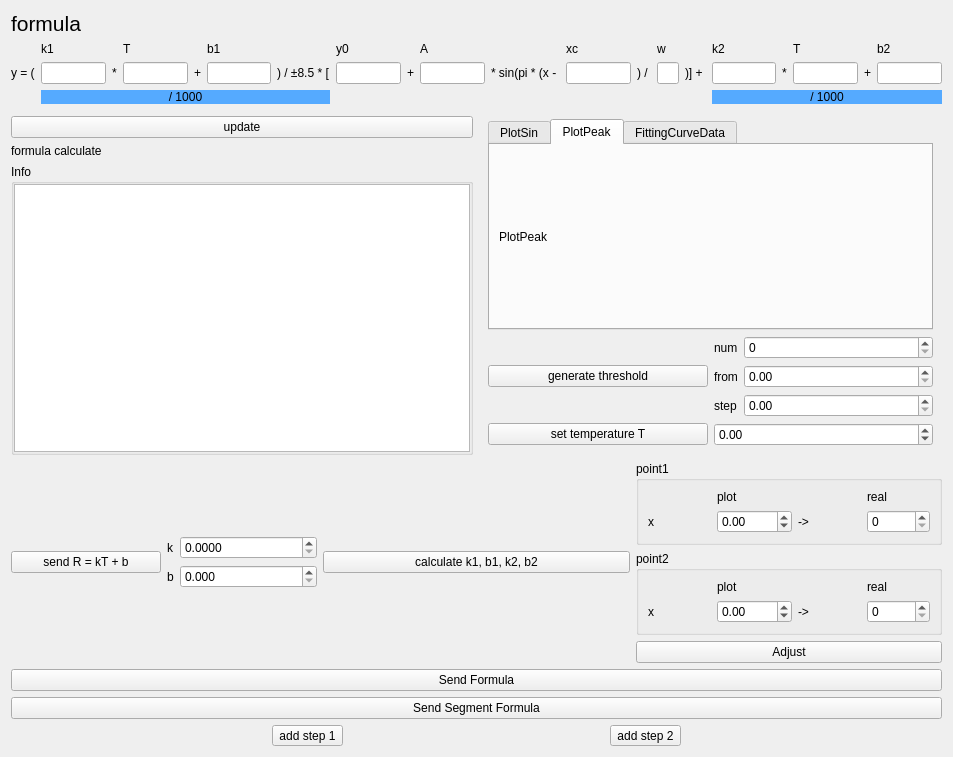
<?xml version="1.0" encoding="UTF-8"?>
<ui version="4.0">
 <class>FormFittingSin</class>
 <widget class="QWidget" name="FormFittingSin">
  <property name="geometry">
   <rect>
    <x>0</x>
    <y>0</y>
    <width>953</width>
    <height>757</height>
   </rect>
  </property>
  <property name="windowTitle">
   <string>FittingSin</string>
  </property>
  <layout class="QGridLayout" name="gridLayout" columnstretch="0,0">
   <item row="6" column="0">
    <widget class="QGroupBox" name="groupBoxSinInfo">
     <property name="title">
      <string>Info</string>
     </property>
     <layout class="QGridLayout" name="gridLayout_5">
      <property name="leftMargin">
       <number>0</number>
      </property>
      <property name="topMargin">
       <number>0</number>
      </property>
      <property name="rightMargin">
       <number>0</number>
      </property>
      <property name="bottomMargin">
       <number>0</number>
      </property>
      <property name="spacing">
       <number>0</number>
      </property>
      <item row="0" column="0">
       <widget class="QTextBrowser" name="textBrowserSinLog"/>
      </item>
     </layout>
    </widget>
   </item>
   <item row="0" column="0" rowspan="2" colspan="2">
    <widget class="QLabel" name="labelFormula">
     <property name="sizePolicy">
      <sizepolicy hsizetype="Preferred" vsizetype="Expanding">
       <horstretch>0</horstretch>
       <verstretch>0</verstretch>
      </sizepolicy>
     </property>
     <property name="font">
      <font>
       <pointsize>16</pointsize>
      </font>
     </property>
     <property name="text">
      <string>formula</string>
     </property>
    </widget>
   </item>
   <item row="4" column="0">
    <widget class="QPushButton" name="btnUpdate">
     <property name="text">
      <string>update</string>
     </property>
    </widget>
   </item>
   <item row="8" column="0" colspan="2">
    <widget class="QPushButton" name="btnSendFormula">
     <property name="text">
      <string>Send Formula</string>
     </property>
    </widget>
   </item>
   <item row="3" column="1" rowspan="4">
    <widget class="QWidget" name="widgetPlotSin" native="true">
     <layout class="QGridLayout" name="gLayPlot">
      <item row="1" column="0">
       <layout class="QHBoxLayout" name="horizontalLayout">
        <item>
         <widget class="QPushButton" name="btnGenerateThreshold">
          <property name="text">
           <string>generate threshold</string>
          </property>
         </widget>
        </item>
        <item>
         <layout class="QFormLayout" name="formLayout">
          <item row="0" column="0">
           <widget class="QLabel" name="labelNum">
            <property name="text">
             <string>num</string>
            </property>
           </widget>
          </item>
          <item row="0" column="1">
           <widget class="QSpinBox" name="spinBoxNum">
            <property name="maximum">
             <number>9999</number>
            </property>
           </widget>
          </item>
          <item row="1" column="0">
           <widget class="QLabel" name="labelStart">
            <property name="text">
             <string>from</string>
            </property>
           </widget>
          </item>
          <item row="1" column="1">
           <widget class="QDoubleSpinBox" name="doubleSpinBoxStart">
            <property name="maximum">
             <double>9999.989999999999782</double>
            </property>
           </widget>
          </item>
          <item row="2" column="0">
           <widget class="QLabel" name="labelStep">
            <property name="text">
             <string>step</string>
            </property>
           </widget>
          </item>
          <item row="2" column="1">
           <widget class="QDoubleSpinBox" name="doubleSpinBoxStep"/>
          </item>
         </layout>
        </item>
       </layout>
      </item>
      <item row="0" column="0">
       <widget class="QTabWidget" name="tabWidget">
        <property name="currentIndex">
         <number>1</number>
        </property>
        <widget class="QWidget" name="tabPlotSin">
         <attribute name="title">
          <string>PlotSin</string>
         </attribute>
         <layout class="QGridLayout" name="gridLayout_2">
          <property name="leftMargin">
           <number>0</number>
          </property>
          <property name="topMargin">
           <number>0</number>
          </property>
          <property name="rightMargin">
           <number>0</number>
          </property>
          <property name="bottomMargin">
           <number>0</number>
          </property>
          <property name="spacing">
           <number>0</number>
          </property>
          <item row="0" column="0">
           <widget class="QLabel" name="labelPlotSin">
            <property name="text">
             <string>PlotSin</string>
            </property>
           </widget>
          </item>
         </layout>
        </widget>
        <widget class="QWidget" name="tabPlotPeak">
         <attribute name="title">
          <string>PlotPeak</string>
         </attribute>
         <layout class="QGridLayout" name="gridLayout_4" rowstretch="1">
          <item row="0" column="2">
           <widget class="QLabel" name="labelPlotPeak">
            <property name="text">
             <string>PlotPeak</string>
            </property>
           </widget>
          </item>
         </layout>
        </widget>
        <widget class="QWidget" name="tabFittingCurveData">
         <attribute name="title">
          <string>FittingCurveData</string>
         </attribute>
         <layout class="QGridLayout" name="gridLayout_3">
          <property name="leftMargin">
           <number>0</number>
          </property>
          <property name="topMargin">
           <number>0</number>
          </property>
          <property name="rightMargin">
           <number>0</number>
          </property>
          <property name="bottomMargin">
           <number>0</number>
          </property>
          <property name="spacing">
           <number>0</number>
          </property>
          <item row="0" column="0">
           <widget class="QTableView" name="tableViewFittingCurveData"/>
          </item>
         </layout>
        </widget>
       </widget>
      </item>
      <item row="5" column="0">
       <layout class="QHBoxLayout" name="hLayGetTemperature">
        <item>
         <widget class="QPushButton" name="btnSetTemperature">
          <property name="text">
           <string>set temperature T</string>
          </property>
         </widget>
        </item>
        <item>
         <widget class="QDoubleSpinBox" name="doubleSpinBoxTemperature">
          <property name="minimum">
           <double>-99.000000000000000</double>
          </property>
         </widget>
        </item>
       </layout>
      </item>
     </layout>
    </widget>
   </item>
   <item row="9" column="0" colspan="2">
    <widget class="QPushButton" name="btnSendSegmentFormula">
     <property name="text">
      <string>Send Segment Formula</string>
     </property>
    </widget>
   </item>
   <item row="2" column="0" colspan="2">
    <layout class="QGridLayout" name="gridLayout_8">
     <item row="1" column="8">
      <widget class="QLabel" name="label_9">
       <property name="text">
        <string>+</string>
       </property>
      </widget>
     </item>
     <item row="0" column="7">
      <widget class="QLabel" name="label_y0">
       <property name="text">
        <string>y0</string>
       </property>
      </widget>
     </item>
     <item row="0" column="19">
      <widget class="QLabel" name="label_T_">
       <property name="text">
        <string>T</string>
       </property>
      </widget>
     </item>
     <item row="1" column="9">
      <widget class="QLineEdit" name="lineEdit_A"/>
     </item>
     <item row="1" column="7">
      <widget class="QLineEdit" name="lineEdit_y0"/>
     </item>
     <item row="1" column="3">
      <widget class="QLineEdit" name="lineEdit_T"/>
     </item>
     <item row="1" column="10">
      <widget class="QLabel" name="label_15">
       <property name="text">
        <string>* sin(pi * (x - </string>
       </property>
      </widget>
     </item>
     <item row="1" column="11">
      <widget class="QLineEdit" name="lineEdit_xc"/>
     </item>
     <item row="1" column="4">
      <widget class="QLabel" name="label_4">
       <property name="text">
        <string>+</string>
       </property>
      </widget>
     </item>
     <item row="1" column="1">
      <widget class="QLineEdit" name="lineEdit_k1"/>
     </item>
     <item row="1" column="16">
      <widget class="QLabel" name="label_17">
       <property name="text">
        <string>)] + </string>
       </property>
      </widget>
     </item>
     <item row="0" column="21">
      <widget class="QLabel" name="label_14">
       <property name="text">
        <string>b2</string>
       </property>
      </widget>
     </item>
     <item row="1" column="19">
      <widget class="QLineEdit" name="lineEdit_T_"/>
     </item>
     <item row="1" column="6">
      <widget class="QLabel" name="label_5">
       <property name="text">
        <string>) / ±8.5 * [</string>
       </property>
      </widget>
     </item>
     <item row="0" column="0">
      <widget class="QLabel" name="label">
       <property name="text">
        <string/>
       </property>
      </widget>
     </item>
     <item row="0" column="9">
      <widget class="QLabel" name="label_A">
       <property name="text">
        <string>A</string>
       </property>
      </widget>
     </item>
     <item row="0" column="1">
      <widget class="QLabel" name="label_3">
       <property name="text">
        <string>k1</string>
       </property>
      </widget>
     </item>
     <item row="0" column="13" colspan="3">
      <widget class="QLabel" name="label_8">
       <property name="text">
        <string>w</string>
       </property>
      </widget>
     </item>
     <item row="0" column="5">
      <widget class="QLabel" name="label_b1">
       <property name="text">
        <string>b1</string>
       </property>
      </widget>
     </item>
     <item row="1" column="12">
      <widget class="QLabel" name="label_7">
       <property name="text">
        <string>) / </string>
       </property>
      </widget>
     </item>
     <item row="1" column="0">
      <widget class="QLabel" name="label_2">
       <property name="text">
        <string>y = (</string>
       </property>
      </widget>
     </item>
     <item row="0" column="3">
      <widget class="QLabel" name="label_T">
       <property name="text">
        <string>T</string>
       </property>
      </widget>
     </item>
     <item row="1" column="21">
      <widget class="QLineEdit" name="lineEdit_b2"/>
     </item>
     <item row="0" column="11">
      <widget class="QLabel" name="label_xc">
       <property name="text">
        <string>xc</string>
       </property>
      </widget>
     </item>
     <item row="1" column="17">
      <widget class="QLineEdit" name="lineEdit_k2"/>
     </item>
     <item row="1" column="5">
      <widget class="QLineEdit" name="lineEdit_b1"/>
     </item>
     <item row="1" column="18">
      <widget class="QLabel" name="label_18">
       <property name="text">
        <string>*</string>
       </property>
      </widget>
     </item>
     <item row="1" column="13" colspan="3">
      <widget class="QLineEdit" name="lineEdit_w"/>
     </item>
     <item row="0" column="17">
      <widget class="QLabel" name="label_k2">
       <property name="text">
        <string>k2</string>
       </property>
      </widget>
     </item>
     <item row="1" column="20">
      <widget class="QLabel" name="label_19">
       <property name="text">
        <string>+</string>
       </property>
      </widget>
     </item>
     <item row="1" column="2">
      <widget class="QLabel" name="label_6">
       <property name="text">
        <string>*</string>
       </property>
      </widget>
     </item>
     <item row="2" column="1" colspan="6">
      <widget class="QLabel" name="label_10">
       <property name="styleSheet">
        <string notr="true">background-color: rgb(85, 170, 255);
color: black;</string>
       </property>
       <property name="text">
        <string>/ 1000</string>
       </property>
       <property name="alignment">
        <set>Qt::AlignmentFlag::AlignCenter</set>
       </property>
      </widget>
     </item>
     <item row="2" column="17" colspan="5">
      <widget class="QLabel" name="label_11">
       <property name="styleSheet">
        <string notr="true">background-color: rgb(85, 170, 255);
color: black;</string>
       </property>
       <property name="text">
        <string>/ 1000</string>
       </property>
       <property name="alignment">
        <set>Qt::AlignmentFlag::AlignCenter</set>
       </property>
      </widget>
     </item>
    </layout>
   </item>
   <item row="10" column="0" colspan="2">
    <layout class="QHBoxLayout" name="horizontalLayout_2">
     <item>
      <widget class="QToolButton" name="tBtnAddStep1">
       <property name="text">
        <string>add step 1</string>
       </property>
      </widget>
     </item>
     <item>
      <widget class="QToolButton" name="tBtnAddStep2">
       <property name="text">
        <string>add step 2</string>
       </property>
      </widget>
     </item>
    </layout>
   </item>
   <item row="5" column="0">
    <widget class="QLabel" name="labelFormulaCalculate">
     <property name="sizePolicy">
      <sizepolicy hsizetype="Preferred" vsizetype="Preferred">
       <horstretch>0</horstretch>
       <verstretch>0</verstretch>
      </sizepolicy>
     </property>
     <property name="text">
      <string>formula calculate</string>
     </property>
    </widget>
   </item>
   <item row="7" column="0" colspan="2">
    <layout class="QHBoxLayout" name="horizontalLayout_3">
     <item>
      <layout class="QHBoxLayout" name="hLaySendR_kb">
       <item>
        <widget class="QPushButton" name="btnSendR_kb">
         <property name="text">
          <string>send R = kT + b</string>
         </property>
        </widget>
       </item>
       <item>
        <layout class="QFormLayout" name="formLayout_2">
         <item row="1" column="0">
          <widget class="QLabel" name="label_R_k">
           <property name="text">
            <string>k</string>
           </property>
          </widget>
         </item>
         <item row="1" column="1">
          <widget class="QDoubleSpinBox" name="doubleSpinBoxR_k">
           <property name="decimals">
            <number>4</number>
           </property>
           <property name="maximum">
            <double>9999.989999999999782</double>
           </property>
          </widget>
         </item>
         <item row="2" column="0">
          <widget class="QLabel" name="label_R_b">
           <property name="text">
            <string>b</string>
           </property>
          </widget>
         </item>
         <item row="2" column="1">
          <widget class="QDoubleSpinBox" name="doubleSpinBoxR_b">
           <property name="decimals">
            <number>3</number>
           </property>
           <property name="maximum">
            <double>9999.989999999999782</double>
           </property>
          </widget>
         </item>
         <item row="0" column="0" colspan="2">
          <spacer name="verticalSpacer">
           <property name="orientation">
            <enum>Qt::Orientation::Vertical</enum>
           </property>
           <property name="sizeHint" stdset="0">
            <size>
             <width>20</width>
             <height>40</height>
            </size>
           </property>
          </spacer>
         </item>
         <item row="3" column="0" colspan="2">
          <spacer name="verticalSpacer_2">
           <property name="orientation">
            <enum>Qt::Orientation::Vertical</enum>
           </property>
           <property name="sizeHint" stdset="0">
            <size>
             <width>20</width>
             <height>40</height>
            </size>
           </property>
          </spacer>
         </item>
        </layout>
       </item>
      </layout>
     </item>
     <item>
      <widget class="QPushButton" name="btnCalculate_k1b1_k2b2">
       <property name="text">
        <string>calculate k1, b1, k2, b2</string>
       </property>
      </widget>
     </item>
     <item>
      <layout class="QVBoxLayout" name="vLayAdjust">
       <item>
        <widget class="QGroupBox" name="groupBox_1">
         <property name="title">
          <string>point1</string>
         </property>
         <layout class="QGridLayout" name="gridLayout_6">
          <item row="1" column="3">
           <widget class="QSpinBox" name="spinBoxX1Real">
            <property name="maximum">
             <number>9999</number>
            </property>
           </widget>
          </item>
          <item row="1" column="1">
           <widget class="QDoubleSpinBox" name="doubleSpinBoxX1">
            <property name="minimum">
             <double>-9999.989999999999782</double>
            </property>
            <property name="maximum">
             <double>9999.989999999999782</double>
            </property>
           </widget>
          </item>
          <item row="0" column="3">
           <widget class="QLabel" name="labelX1Real">
            <property name="text">
             <string>real</string>
            </property>
           </widget>
          </item>
          <item row="1" column="2">
           <widget class="QLabel" name="labelX1_map">
            <property name="text">
             <string>-&gt;</string>
            </property>
           </widget>
          </item>
          <item row="1" column="0">
           <widget class="QLabel" name="labelX1">
            <property name="text">
             <string>x</string>
            </property>
           </widget>
          </item>
          <item row="0" column="1">
           <widget class="QLabel" name="labelX1Plot">
            <property name="text">
             <string>plot</string>
            </property>
           </widget>
          </item>
         </layout>
        </widget>
       </item>
       <item>
        <widget class="QGroupBox" name="groupBox_2">
         <property name="title">
          <string>point2</string>
         </property>
         <layout class="QGridLayout" name="gridLayout_7">
          <item row="1" column="0">
           <widget class="QLabel" name="labelX2">
            <property name="text">
             <string>x</string>
            </property>
           </widget>
          </item>
          <item row="1" column="3">
           <widget class="QSpinBox" name="spinBoxX2Real">
            <property name="maximum">
             <number>9999</number>
            </property>
           </widget>
          </item>
          <item row="1" column="1">
           <widget class="QDoubleSpinBox" name="doubleSpinBoxX2">
            <property name="minimum">
             <double>-9999.989999999999782</double>
            </property>
            <property name="maximum">
             <double>9999.989999999999782</double>
            </property>
           </widget>
          </item>
          <item row="1" column="2">
           <widget class="QLabel" name="labelX2_map">
            <property name="text">
             <string>-&gt;</string>
            </property>
           </widget>
          </item>
          <item row="0" column="1">
           <widget class="QLabel" name="labelX2Plot">
            <property name="text">
             <string>plot</string>
            </property>
           </widget>
          </item>
          <item row="0" column="3">
           <widget class="QLabel" name="labelX2Real">
            <property name="text">
             <string>real</string>
            </property>
           </widget>
          </item>
         </layout>
        </widget>
       </item>
       <item>
        <widget class="QPushButton" name="btnAdjust">
         <property name="text">
          <string>Adjust</string>
         </property>
        </widget>
       </item>
      </layout>
     </item>
    </layout>
   </item>
  </layout>
 </widget>
 <tabstops>
  <tabstop>btnUpdate</tabstop>
  <tabstop>textBrowserSinLog</tabstop>
  <tabstop>tabWidget</tabstop>
  <tabstop>doubleSpinBoxX1</tabstop>
  <tabstop>spinBoxX1Real</tabstop>
  <tabstop>doubleSpinBoxX2</tabstop>
  <tabstop>spinBoxX2Real</tabstop>
  <tabstop>btnGenerateThreshold</tabstop>
  <tabstop>spinBoxNum</tabstop>
  <tabstop>doubleSpinBoxStart</tabstop>
  <tabstop>doubleSpinBoxStep</tabstop>
  <tabstop>tableViewFittingCurveData</tabstop>
 </tabstops>
 <resources/>
 <connections/>
</ui>
